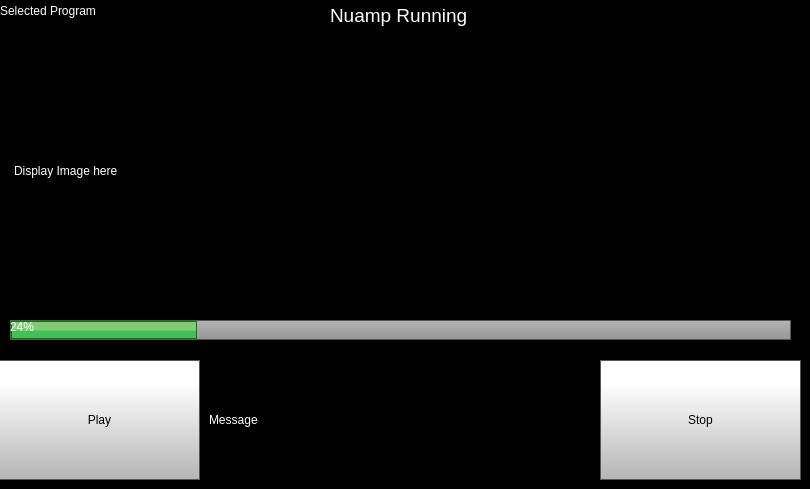
    <widget class="QWidget" name="nuampRunning">
     <property name="styleSheet">
      <string notr="true">QWidget
{
color : rgb(255, 255, 255);
background-color:rgb(0, 0, 0)
}</string>
     </property>
     <widget class="QPushButton" name="nrPauseButton">
      <property name="geometry">
       <rect>
        <x>-1</x>
        <y>360</y>
        <width>201</width>
        <height>120</height>
       </rect>
      </property>
      <property name="styleSheet">
       <string notr="true">QPushButton {
     border: 1px solid rgb(87, 87, 87);
	background-color: qlineargradient(spread:pad, x1:0, y1:1, x2:0, y2:0.188, stop:0 rgba(180, 180, 180, 255), stop:1 rgba(255, 255, 255, 255));
   color : black;
   
	font: 14pt &quot;MS Shell Dlg 2&quot;;
}

QPushButton:pressed {
    background-color: qlineargradient(x1: 0, y1: 0, x2: 0, y2: 1,
                                      stop: 0 #dadbde, stop: 1 #f6f7fa);
}

QPushButton:flat {
    border: none; /* no border for a flat push button */
}

QPushButton:default {
    border-color: navy; /* make the default button prominent */
}

QPushButton:focus {
	outline: none;
}</string>
      </property>
      <property name="text">
       <string>Play</string>
      </property>
     </widget>
     <widget class="QPushButton" name="nrStopButton">
      <property name="geometry">
       <rect>
        <x>600</x>
        <y>360</y>
        <width>201</width>
        <height>120</height>
       </rect>
      </property>
      <property name="styleSheet">
       <string notr="true">QPushButton {
     border: 1px solid rgb(87, 87, 87);
	background-color: qlineargradient(spread:pad, x1:0, y1:1, x2:0, y2:0.188, stop:0 rgba(180, 180, 180, 255), stop:1 rgba(255, 255, 255, 255));
   color : black;
   
	font: 14pt &quot;MS Shell Dlg 2&quot;;
}

QPushButton:pressed {
    background-color: qlineargradient(x1: 0, y1: 0, x2: 0, y2: 1,
                                      stop: 0 #dadbde, stop: 1 #f6f7fa);
}

QPushButton:flat {
    border: none; /* no border for a flat push button */
}

QPushButton:default {
    border-color: navy; /* make the default button prominent */
}

QPushButton:focus {
	outline: none;
}</string>
      </property>
      <property name="text">
       <string>Stop</string>
      </property>
     </widget>
     <widget class="QLabel" name="nrStatusLabel">
      <property name="geometry">
       <rect>
        <x>209</x>
        <y>360</y>
        <width>381</width>
        <height>120</height>
       </rect>
      </property>
      <property name="text">
       <string>Message</string>
      </property>
     </widget>
     <widget class="QLabel" name="nrLabel">
      <property name="geometry">
       <rect>
        <x>330</x>
        <y>0</y>
        <width>171</width>
        <height>31</height>
       </rect>
      </property>
      <property name="font">
       <font>
        <pointsize>14</pointsize>
       </font>
      </property>
      <property name="styleSheet">
       <string notr="true">QLabel{
color : white;
}</string>
      </property>
      <property name="text">
       <string>Nuamp Running</string>
      </property>
     </widget>
     <widget class="QProgressBar" name="nrProgressBar">
      <property name="geometry">
       <rect>
        <x>10</x>
        <y>320</y>
        <width>781</width>
        <height>20</height>
       </rect>
      </property>
      <property name="styleSheet">
       <string notr="true">QProgressBar::chunk {

	background-color: qlineargradient(spread:pad, x1:0, y1:0.523, x2:0, y2:0.534, stop:0 rgba(130, 203, 117, 255), stop:1 rgba(66, 191, 85, 255));
border: 1px solid green;
}

QProgressBar {
    border: 1px solid rgb(87, 87, 87);
 /*  border-bottom-left-radius: 10px;
 border-bottom-right-radius: 10px;*/
	background-color: qlineargradient(spread:pad, x1:0, y1:1, x2:0, y2:0, stop:0 rgba(150, 150, 150, 255), stop:1 rgba(180, 180, 180, 255));
}</string>
      </property>
      <property name="value">
       <number>24</number>
      </property>
     </widget>
     <widget class="QLabel" name="nrImageDisplay">
      <property name="geometry">
       <rect>
        <x>10</x>
        <y>40</y>
        <width>780</width>
        <height>261</height>
       </rect>
      </property>
      <property name="autoFillBackground">
       <bool>false</bool>
      </property>
      <property name="styleSheet">
       <string notr="true"/>
      </property>
      <property name="frameShape">
       <enum>QFrame::StyledPanel</enum>
      </property>
      <property name="midLineWidth">
       <number>-4</number>
      </property>
      <property name="text">
       <string>Display Image here</string>
      </property>
     </widget>
     <widget class="QLabel" name="nrProgramSelectedLabel">
      <property name="geometry">
       <rect>
        <x>0</x>
        <y>0</y>
        <width>141</width>
        <height>21</height>
       </rect>
      </property>
      <property name="styleSheet">
       <string notr="true">QLabel{
color : white;
}</string>
      </property>
      <property name="text">
       <string>Selected Program</string>
      </property>
     </widget>
    </widget>
